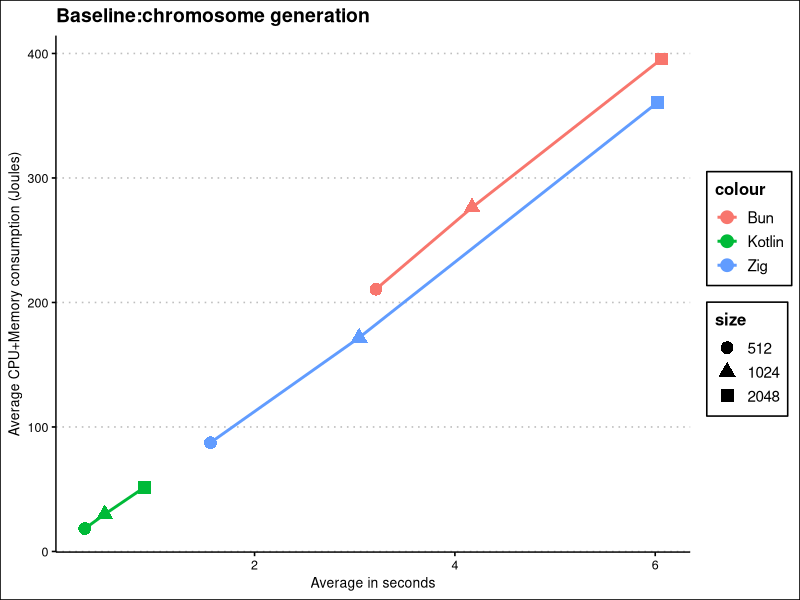
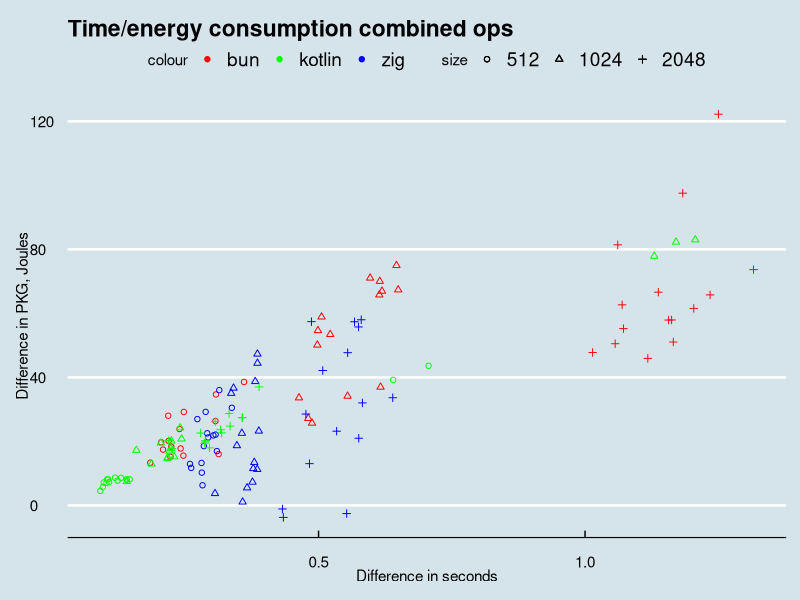
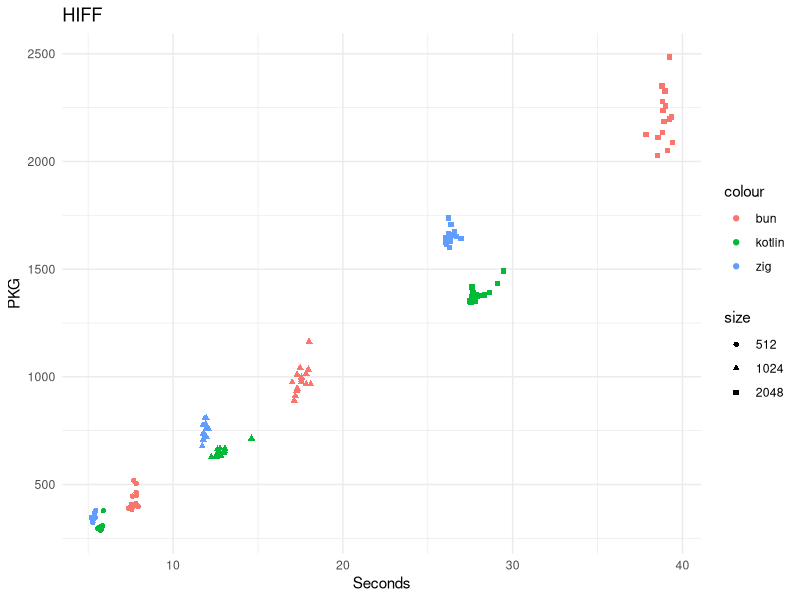
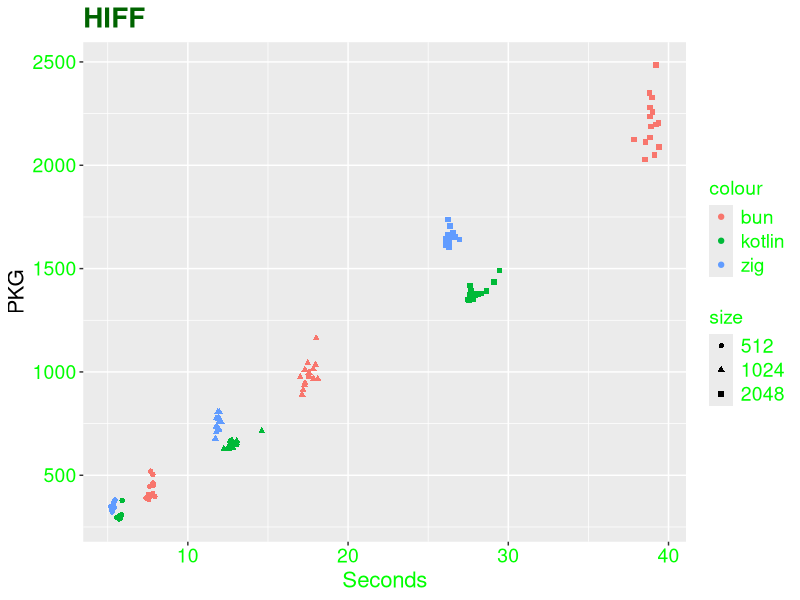
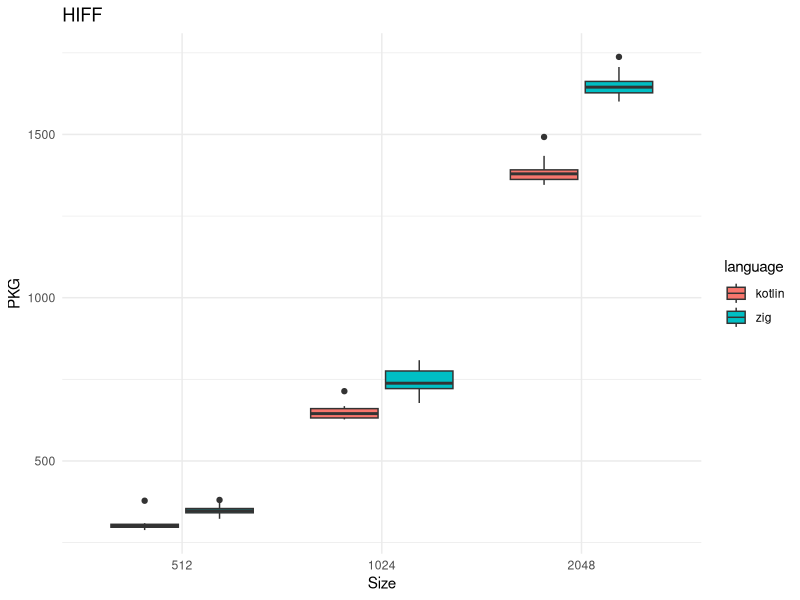
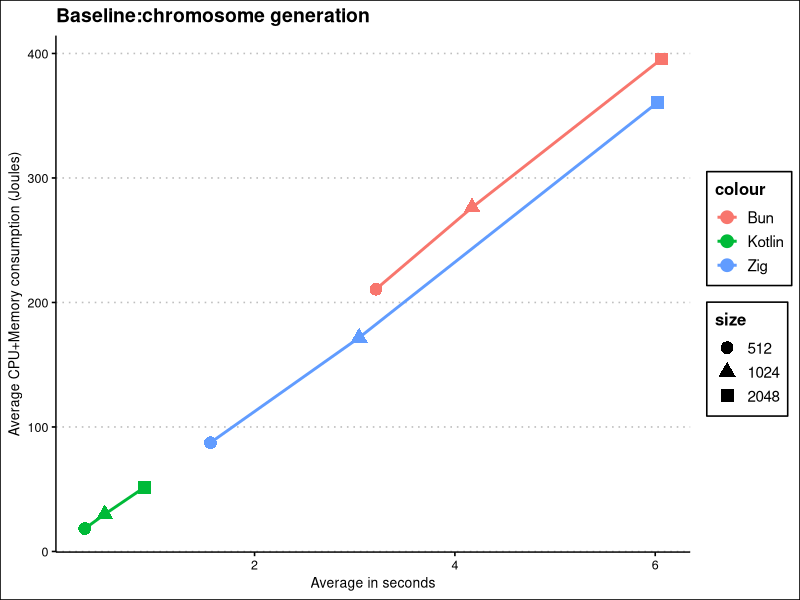
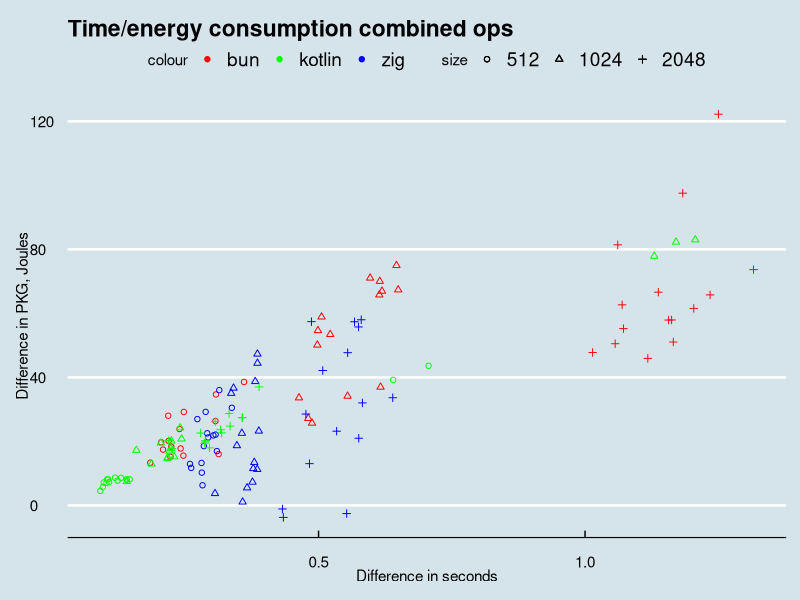
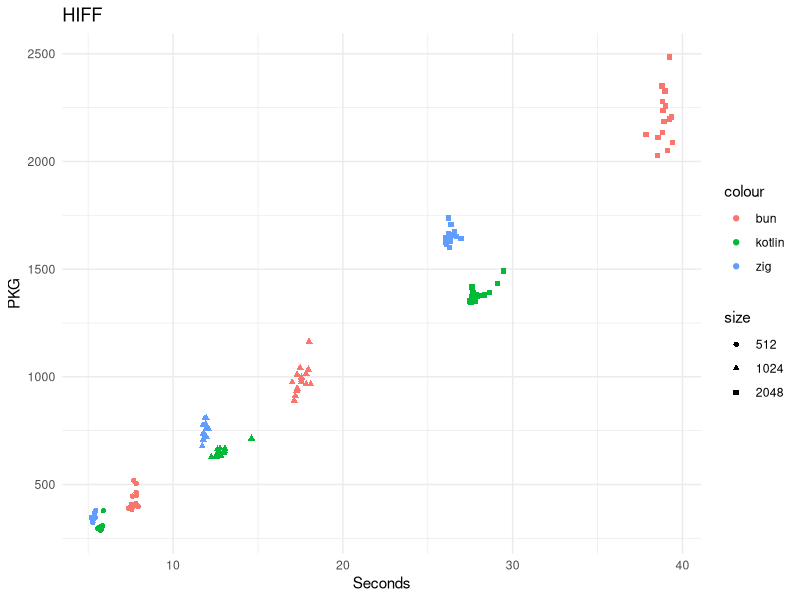

Recreate these plots in R, in order.
## ----lion.setup, echo=F, message=F, fig.pos="h!tb", fig.height=4, fig.cap="Average running time and PKG (CPUs and memory) energy consumption generating 40K chromosomes for the three languages (represented with different colors); dot size is proportional to the logarithm of the chromosome size."----
library(dplyr)
library(ggplot2)
library(ggthemes)
generate.chromosomes.bun <- read.csv("../data/generate-chromosomes-bun-lion-24.csv")
generate.chromosomes.bun  %>% group_by( size ) %>% summarise( mean.pkg = mean( PKG ), mean.seconds = mean( seconds ) ) -> generate.chromosomes.bun.avg

generate.chromosomes.zig <- read.csv("../data/lion-zig-gen-23-Feb-12-03-41.csv")
generate.chromosomes.zig %>% group_by( size ) %>% summarise( mean.pkg = mean( PKG ), mean.seconds = mean( seconds ) ) -> generate.chromosomes.zig.avg

generate.chromosomes.kotlin <- read.csv("../data/generate-chromosomes-kotlin-lion-24.csv")
generate.chromosomes.kotlin %>% group_by( size ) %>% summarise( mean.pkg = mean( PKG ), mean.seconds = mean( seconds ) ) -> generate.chromosomes.kotlin.avg

# Add labels for x and y axes
generate.chromosomes.bun.avg$size <- as.factor(generate.chromosomes.bun.avg$size)
generate.chromosomes.zig.avg$size <- as.factor(generate.chromosomes.zig.avg$size)
generate.chromosomes.kotlin.avg$size <- as.factor(generate.chromosomes.kotlin.avg$size)
ggplot(generate.chromosomes.bun.avg, aes(x=mean.seconds,y=mean.pkg,color="Bun"))+ geom_point(data=generate.chromosomes.bun.avg, aes(x=mean.seconds,y=mean.pkg,color="Bun",shape=size),size=4)+geom_line(linewidth=1)+geom_point(data=generate.chromosomes.zig.avg,aes(x=mean.seconds,y=mean.pkg,color="Zig",shape=size), size=4)+geom_line(data=generate.chromosomes.zig.avg,aes(x=mean.seconds,y=mean.pkg,color="Zig"),linewidth=1)+geom_point(data=generate.chromosomes.kotlin.avg,aes(x=mean.seconds,y=mean.pkg,color="Kotlin",shape=size),size=4)+geom_line(data=generate.chromosomes.kotlin.avg,aes(x=mean.seconds,y=mean.pkg,color="Kotlin"), linewidth=1)+ theme_clean()+scale_fill_manual(values=c("blue", "cyan4","pink"))+xlab("Average in seconds")+ylab("Average CPU+Memory consumption (Joules)")+ ggtitle("Baseline:chromosome generation")
ggsave("../preso/img/fig1-gen-PKG-vs-seconds.png", width=6, height=4.5)

## ----lion.combined.ops, echo=F, message=F, fig.pos="h!tb", fig.height=4, fig.cap="Running time and PKG energy consumption processing 40K chromosomes via crossover, mutation and ONEMAX for the three languages (represented with different colors); dot shape represents the chromosome size."----

combined.ops.bun <- read.csv("../data/lion-bun-22-Feb-13-55-23.csv")
generate.bun.avgs.seconds <- c(rep( generate.chromosomes.bun.avg$mean.seconds[1], 15),
                               rep( generate.chromosomes.bun.avg$mean.seconds[2], 15),
                               rep( generate.chromosomes.bun.avg$mean.seconds[3], 15))
combined.ops.bun$diff.seconds <- combined.ops.bun$seconds - generate.bun.avgs.seconds
generate.bun.avgs.pkg <- c(rep( generate.chromosomes.bun.avg$mean.pkg[1], 15),
                            rep( generate.chromosomes.bun.avg$mean.pkg[2], 15),
                            rep( generate.chromosomes.bun.avg$mean.pkg[3], 15))
combined.ops.bun$diff.PKG <- combined.ops.bun$PKG - generate.bun.avgs.pkg
combined.ops.bun$size <- as.factor(combined.ops.bun$size)

combined.ops.bun  %>% group_by( size ) %>% summarise( mean.pkg = mean( diff.PKG ), sd.pkg = sd(diff.PKG), mean.seconds = mean( diff.seconds ) ) -> combined.ops.bun.avg

combined.ops.zig <- read.csv("../data/lion-zig-ops-24-Feb-20-08-58.csv")
generate.zig.avgs.seconds <- c(rep( generate.chromosomes.zig.avg$mean.seconds[1], 15),
                               rep( generate.chromosomes.zig.avg$mean.seconds[2], 15),
                               rep( generate.chromosomes.zig.avg$mean.seconds[3], 15))
combined.ops.zig$diff.seconds <- combined.ops.zig$seconds - generate.zig.avgs.seconds
generate.zig.avgs.pkg <- c(rep( generate.chromosomes.zig.avg$mean.pkg[1], 15),
                            rep( generate.chromosomes.zig.avg$mean.pkg[2], 15),
                            rep( generate.chromosomes.zig.avg$mean.pkg[3], 15))
combined.ops.zig$diff.PKG <- combined.ops.zig$PKG - generate.zig.avgs.pkg
combined.ops.zig$size <- as.factor(combined.ops.zig$size)
combined.ops.zig %>% group_by( size ) %>% summarise( mean.pkg = mean( diff.PKG ), sd.pkg = sd( diff.PKG), mean.seconds = mean( diff.seconds ) ) -> combined.ops.zig.avg

combined.ops.kotlin <- read.csv("../data/lion-kt-ops-25-Feb-13-34-30.csv")
generate.kotlin.avgs.seconds <- c(rep( generate.chromosomes.kotlin.avg$mean.seconds[1], 15),
                               rep( generate.chromosomes.kotlin.avg$mean.seconds[2], 15),
                               rep( generate.chromosomes.kotlin.avg$mean.seconds[3], 15))
combined.ops.kotlin$diff.seconds <- combined.ops.kotlin$seconds - generate.kotlin.avgs.seconds
generate.kotlin.avgs.pkg <- c(rep( generate.chromosomes.kotlin.avg$mean.pkg[1], 15),
                            rep( generate.chromosomes.kotlin.avg$mean.pkg[2], 15),
                            rep( generate.chromosomes.kotlin.avg$mean.pkg[3], 15))
combined.ops.kotlin$diff.PKG <- combined.ops.kotlin$PKG - generate.kotlin.avgs.pkg
combined.ops.kotlin$size <- as.factor(combined.ops.kotlin$size)

combined.ops.kotlin %>% group_by( size ) %>% summarise( mean.pkg = mean( diff.PKG ), sd.pkg = sd(diff.PKG), mean.seconds = mean( diff.seconds ) ) -> combined.ops.kotlin.avg

ggplot(combined.ops.bun, aes(x=diff.seconds, y=diff.PKG, shape=size, color="bun")) +
  geom_point() +
  geom_point(data=combined.ops.zig, aes(x=diff.seconds, y=diff.PKG, shape=size, color="zig")) +
  geom_point(data=combined.ops.kotlin, aes(x=diff.seconds, y=diff.PKG, shape=size, color="kotlin"))+theme_economist()+xlab("Difference in seconds")+ylab("Difference in PKG, Joules")+ggtitle("Time/energy consumption combined ops")+scale_shape_manual(values=c(1,2,3))+scale_color_manual(values=c("bun"="red","zig"="blue","kotlin"="green"))
ggsave("../preso/img/fig2-ops-PKG-vs-seconds.png", width=6, height=4.5)


## ----lion.combined.ops.joules, echo=F, message=F--------------------------------------
library(kableExtra)

combined.ops.bun.avg$language <- "bun"
combined.ops.zig.avg$language <- "zig"
combined.ops.kotlin.avg$language <- "kotlin"

combined.ops <- rbind(combined.ops.bun.avg, combined.ops.zig.avg, combined.ops.kotlin.avg)
combined.ops$ops.joules <- 40000/ combined.ops$mean.pkg 
combined.ops$sd.ops.joules <- 40000/ combined.ops$sd.pkg
combined.ops %>% select( language, size, mean.pkg, sd.pkg, ops.joules ) %>% kable( digits = 2, col.names = c("Language","Size","PKG average","PKG SD", "Ops/Joule average"), caption = "Average operations per Joule in the combined operations experiment for the three languages." )


## ----lion.hiff, echo=F, message=F, fig.pos="h!tb", fig.height=4, fig.cap="Running time and PKG energy consumption computing the HIFF fitness function for 40K chromosomes for the three languages (represented with different colors); dot shape represents the chromosome size."----

hiff.bun <- read.csv("../data/pinpoint-v3-HIFF-13-Dec-09-06-34.csv")
hiff.bun %>% mutate( delta.pkg = PKG - generate.chromosomes.bun.avg$mean.pkg[ match( size, generate.chromosomes.bun.avg$size ) ], delta.seconds = seconds - generate.chromosomes.bun.avg$mean.seconds[ match( size, generate.chromosomes.bun.avg$size ) ] ) -> hiff.bun.delta
hiff.bun.delta$size <- as.factor(hiff.bun.delta$size)

hiff.zig <- read.csv("../data/lion-zig-hiff-27-Feb-13-04-04.csv")
hiff.zig %>% mutate( delta.pkg = PKG - generate.chromosomes.zig.avg$mean.pkg[ match( size, generate.chromosomes.zig.avg$size ) ], delta.seconds = seconds - generate.chromosomes.zig.avg$mean.seconds[ match( size, generate.chromosomes.zig.avg$size ) ] ) -> hiff.zig.delta
hiff.zig.delta$size <- as.factor(hiff.zig.delta$size)

hiff.kotlin <- read.csv("../data/lion-kt-hiff-27-Feb-09-41-42.csv")
hiff.kotlin %>% mutate( delta.pkg = PKG - generate.chromosomes.kotlin.avg$mean.pkg[ match( size, generate.chromosomes.kotlin.avg$size ) ], delta.seconds = seconds - generate.chromosomes.kotlin.avg$mean.seconds[ match( size, generate.chromosomes.kotlin.avg$size ) ] ) -> hiff.kotlin.delta
hiff.kotlin.delta$size <- as.factor(hiff.kotlin.delta$size)

ggplot(hiff.bun.delta, aes(x=delta.seconds, y=delta.pkg, shape=size,color="bun")) +
  geom_point() + geom_point(data=hiff.zig.delta, aes(x=delta.seconds, y=delta.pkg, shape=size, color="zig")) + geom_point(data=hiff.kotlin.delta, aes(x=delta.seconds, y=delta.pkg, shape=size, color="kotlin")) +
  labs(title="HIFF", x="Seconds", y="PKG") +
  theme_minimal()

ggsave("../preso/img/fig3-HIFF-PKG-vs-seconds.png", width=6, height=4.5)

ggplot(hiff.bun.delta, aes(x=delta.seconds, y=delta.pkg, shape=size,color="bun")) +
  geom_point() + geom_point(data=hiff.zig.delta, aes(x=delta.seconds, y=delta.pkg, shape=size, color="zig")) + geom_point(data=hiff.kotlin.delta, aes(x=delta.seconds, y=delta.pkg, shape=size, color="kotlin")) +
  labs(title="HIFF", x="Seconds", y="PKG") + theme(axis.text.x = element_text(size = 14, color="green"), axis.title.x = element_text(size = 16, color="green"),
                                                   axis.text.y = element_text(size = 14, color="green"), axis.title.y = element_text(size = 16),
                                                   plot.title = element_text(size = 20, face = "bold", color = "darkgreen"),
                                                   legend.title=element_text(size=14, color="green"), legend.text=element_text(size=14, color="green"))

ggsave("../preso/img/HIFF-PKG-vs-seconds-green.png", width=9, height=4.5)

## ----lion.hiff.boxplot, echo=F, message=F, warning=F, fig.pos="h!tb", fig.height=4, fig.cap="Boxplot of the energy consumption of the HIFF fitness function for 40K chromosomes for Kotlin and {\\protect\\sf zig}"----
kotlin.zig.hiff <- data.frame(
  language = c(rep("kotlin",nrow(hiff.kotlin.delta)), rep("zig",nrow(hiff.zig.delta))),
  delta.pkg = c(hiff.kotlin.delta$delta.pkg, hiff.zig.delta$delta.pkg),
  size=as.factor(c(hiff.kotlin.delta$size, hiff.zig.delta$size)) 
  )
ggplot(kotlin.zig.hiff, aes(x=size, y=delta.pkg, fill=language)) + geom_boxplot() + labs(title="HIFF", x="Size", y="PKG") + theme_minimal()
ggsave("../preso/img/fig4-HIFF-PKG-vs-size.png", width=6, height=4.5)

# wilcox.test(delta.pkg ~ language, data=kotlin.zig.hiff[kotlin.zig.hiff$size=="512",])
# wilcox.test(delta.pkg ~ language, data=kotlin.zig.hiff[kotlin.zig.hiff$size=="1024",])
# wilcox.test(delta.pkg ~ language, data=kotlin.zig.hiff[kotlin.zig.hiff$size=="2048",])


## ----lion.hiff.joules, echo=F, message=F----------------------------------------------
library(kableExtra)
hiff.bun.delta %>% group_by( size ) %>% summarise( mean.pkg = mean( delta.pkg ), sd.pkg = sd( delta.pkg), mean.seconds = mean( delta.seconds ) ) -> hiff.bun.avg
hiff.zig.delta %>% group_by( size ) %>% summarise( mean.pkg = mean( delta.pkg ), sd.pkg = sd( delta.pkg), mean.seconds = mean( delta.seconds ) ) -> hiff.zig.avg
hiff.kotlin.delta %>% group_by( size ) %>% summarise( mean.pkg = mean( delta.pkg ), sd.pkg = sd( delta.pkg), mean.seconds = mean( delta.seconds ) ) -> hiff.kotlin.avg

hiff.bun.avg$language <- "bun"
hiff.zig.avg$language <- "zig"
hiff.kotlin.avg$language <- "kotlin"

hiff <- rbind(hiff.bun.avg, hiff.zig.avg, hiff.kotlin.avg)
hiff$ops.joules <- 40000/ hiff$mean.pkg 
hiff$sd.ops.joules <- 40000/ hiff$sd.pkg
hiff %>% select( language, size, mean.pkg, sd.pkg, ops.joules ) %>% kable( digits = 2, col.names = c("Language","Size","PKG average","PKG SD", "Ops/Joule average"), caption = "Average operations per Joule in the HIFF experiment for the three languages." )
